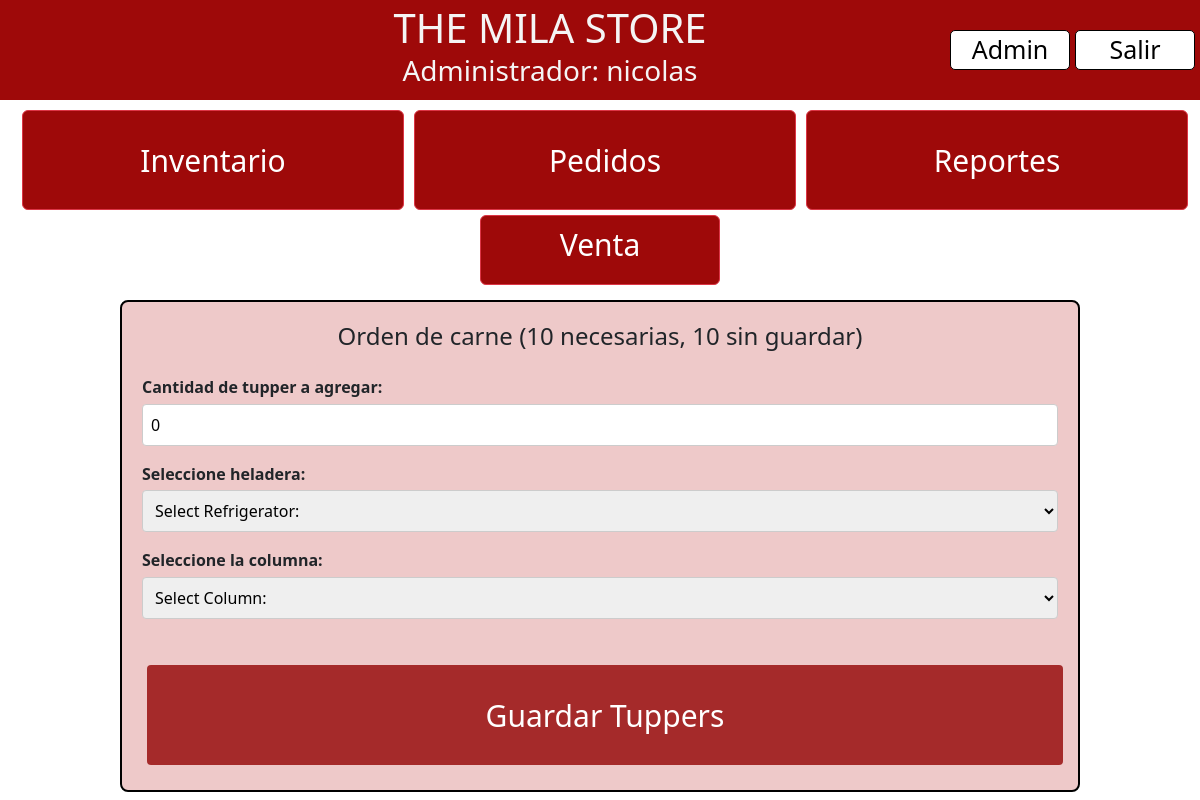
Before: /orders/ (signed in) with the older database file.
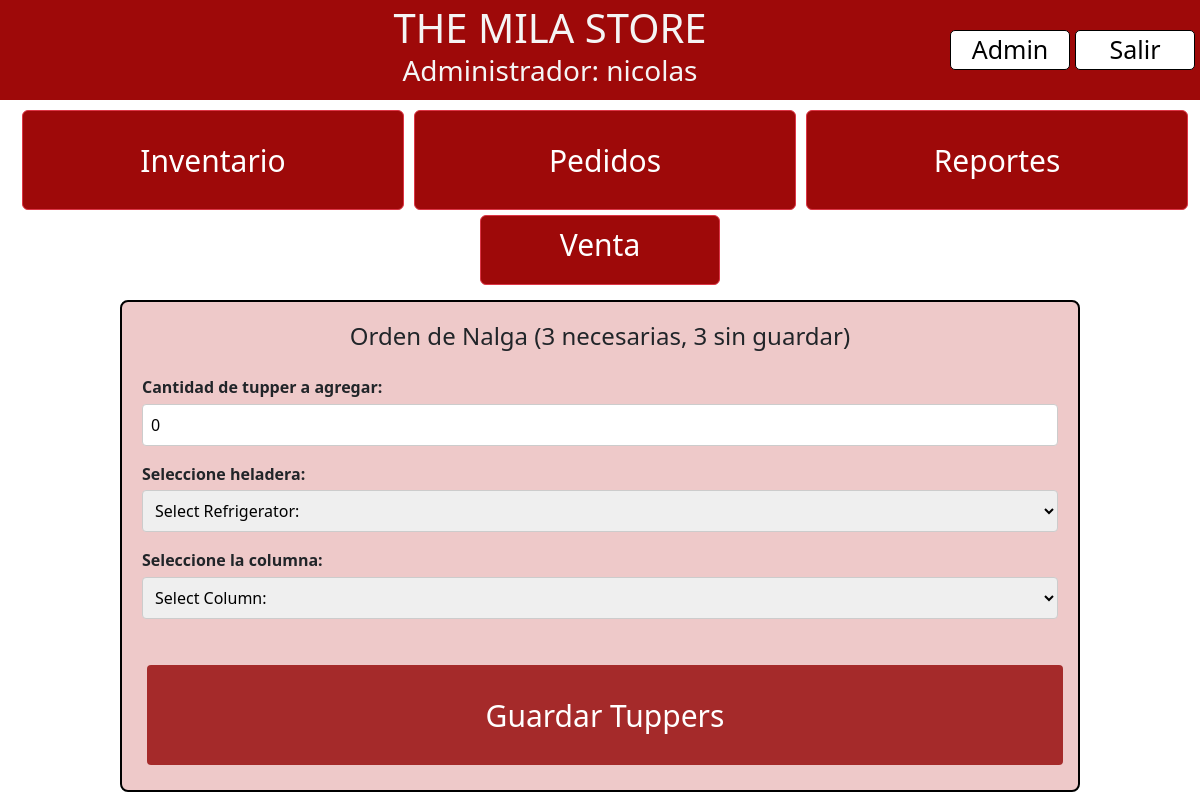
After: the same page with the newer database file.
### inventory/models.py (models this page shows, shortened)
class Order(models.Model):
    cut = models.ForeignKey(Cut, on_delete=models.CASCADE)
    tuppers_requested = models.IntegerField()
    created_at = models.DateTimeField(auto_now_add=True)
    tuppers_remaining = models.IntegerField()
    scheduled_date = models.DateTimeField(blank=True, null=True)
    expiration_date = models.DateTimeField(blank=True, null=True)

class Cut(models.Model):
    name = models.CharField(max_length=100)
    milas_per_tupper = models.IntegerField()
    reorder_threshold = models.IntegerField(default=10)
    reorder_tuppers = models.IntegerField(default=10)
    is_order_pending = models.BooleanField(default=False)
    color = ColorField(default='#FF0000')
    unit_price = models.DecimalField(max_digits=10, decimal_places=2, default=0.00, null=True, blank=True)
    days_until_expiration = models.IntegerField(default=180)

### inventory/views.py (the view, shortened to what this page needs)
# urls.py: path('orders/', views.orders, name='orders'),
@login_required
def orders(request):
    unfulfilled_orders = Order.objects.filter(tuppers_remaining__gt=0)
    forms = [(order, FulfillOrderForm(order=order)) for order in unfulfilled_orders]
    context = {'forms': forms}
    return render(request, 'inventory/orders.html', context)

### inventory/templates/inventory/orders.html (shortened to what this page needs)
{% extends 'base.html' %}
{% load static %}
{% block css_files %}
    <link rel="stylesheet" href="{% static "inventory/orders.css" %}">
{% endblock %}
{% block content %}
    {% for order, form in forms %}
        <form method="POST" class="form-styled">
            <h2>
                Orden de {{ order.cut.name }}
                ({{ order.tuppers_requested }} necesarias,
                {{ order.tuppers_remaining }} sin guardar)
            </h2>
            {{ form.as_p }}
            <button type="submit">Guardar Tuppers</button>
        </form>
    {% endfor %}
{% endblock %}

Changed rows visible on the page:
no longer on this page (row edited): Order: cut.name "carne", tuppers_requested "10", tuppers_remaining "10", tuppers_to_add "0"
added Order: cut.name "Nalga", tuppers_requested "3", tuppers_remaining "3", tuppers_to_add "0"
